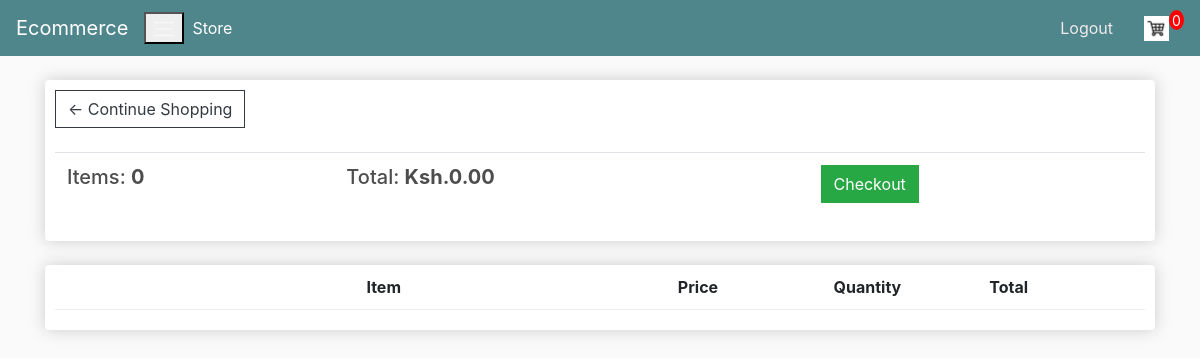
/cart/ (signed in), run on an earlier commit of the app's database.
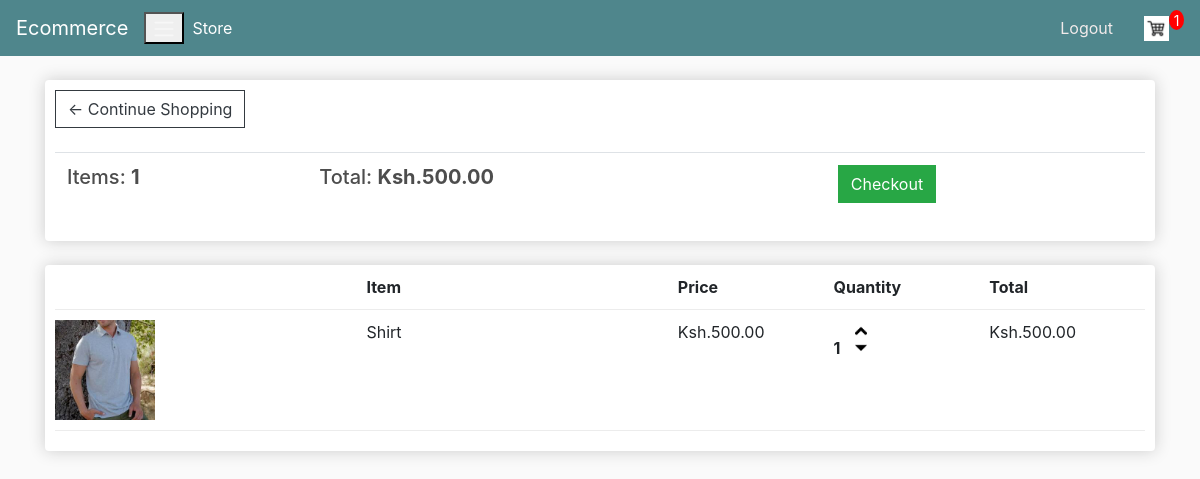
And on a later commit of the database.
### stores/models.py (models this page shows, shortened)
class Order(models.Model):
    customer = models.ForeignKey(Customer, on_delete=models.SET_NULL, null=True, blank=True)
    date_ordered = models.DateTimeField(auto_now_add=True)
    complete = models.BooleanField(default=False, null=True, blank=False)
    transaction_id = models.CharField(max_length=200, null=True)
    @property
    def get_cart_total(self):
        orderitems = self.orderitem_set.all()
        total = sum([item.get_total for item in orderitems])
        return total
    @property
    def get_cart_items(self):
        orderitems = self.orderitem_set.all()
        total = sum([item.quantity for item in orderitems])
        return total

class OrderItem(models.Model):
    product = models.ForeignKey(Product, on_delete=models.SET_NULL, null=True, blank=True)
    order = models.ForeignKey(Order, on_delete=models.SET_NULL, null=True, blank=True)
    quantity = models.IntegerField(default=0, null=True, blank=True)
    date_added = models.DateTimeField(auto_now_add=True)
    @property
    def get_total(self):
        total = self.product.price * self.quantity
        return total

class Product(models.Model):
    name = models.CharField(max_length=200, null=True)
    price = models.DecimalField(default=200, max_digits=10, decimal_places=2)
    digital = models.BooleanField(default=False, null=True,blank=False)
    description = models.TextField(default='More about this product')
    image = models.ImageField(null=True, blank=True)
    @property
    def imageURL(self):
        try:
            url = self.image.url
        except:
            url = ''
        return url

### stores/views.py (the view)
# urls.py: path('cart/', views.cart, name='cart'),
def cart(request):
    data = cartData(request)
    cartItems = data['cartItems']
    order = data['order']
    items = data['items']
    context = {'items': items, 'order': order, 'cartItems': cartItems}
    return render(request, 'stores/cart.html', context)

### stores/utils.py (called while the page is built)
def cartData(request):
    if request.user.is_authenticated:
        customer = request.user.customer
        order, created = Order.objects.get_or_create(customer=customer, complete=False)
        items = order.orderitem_set.all()
        cartItems = order.get_cart_items
    else:
        cookieData = cookieCart(request)
        cartItems = cookieData['cartItems']
        order = cookieData['order']
        items = cookieData['items']
    return {'cartItems':cartItems, 'order':order, 'items':items}

### stores/templates/stores/cart.html
{% extends 'stores/base.html' %}
{% load static %}
{% block content %}
<div class="row">
    <div class="col-lg-12">
        <div class="box-element">
            <a class="btn btn-outline-dark" href="{% url 'stores' %}">&#x2190; Continue Shopping</a>
             <br>
             <br>
             <table class="table">
                <tr>
                    <th><h5>Items: <strong>{{ order.get_cart_items }}</strong></h5></th>
                    <th><h5>Total: <strong>Ksh.{{ order.get_cart_total|floatformat:2  }}</strong></h5></th>
                    <th>
                        <a styles="float: right; margin: 5px;" class="btn btn-success"
                        href="{% url 'checkout' %}">Checkout</a>
                    </th>
                </tr>
             </table>
        </div>
        <br>
        <div class="box-element">
            <div class="cart-row">
                <div style="flex: 2;" ></div>
                <div style="flex: 2;" ><strong>Item</strong></div>
                <div style="flex: 1;" ><strong>Price</strong></div>
                <div style="flex: 1;" ><strong>Quantity</strong></div>
                <div style="flex: 1;" ><strong>Total</strong></div>
            </div>
            {% for item in items %}
            <div class="cart-row">
                <div style="flex: 2;"><img class="row-image" src="{{ item.product.imageURL }}" alt=""></div>
                <div style="flex: 2">{{ item.product.name }}</div>
                <div style="flex: 1">Ksh.{{ item.product.price|floatformat:2 }}</div>
                <div style="flex: 1">
                    <p class="quantity">{{ item.quantity }}</p>
                    <div class="quantity">
                        <img data-product="{{item.product.id}}" data-action="add" class="chg-quantity update-cart" src="{% static 'images/up.png' %}">
                        <img data-product="{{item.product.id}}" data-action="remove" class="chg-quantity update-cart" src="{% static 'images/down.png' %}">
                    </div>
                </div>
                <div style="flex: 1;" >Ksh.{{ item.get_total }}</div>
            </div>
            {% endfor %}
        </div>
    </div>
</div>
{% endblock content %}

What changed in the data, as far as the page shows it:
no longer on this page (row edited): Order: get_cart_items "0", get_cart_total "0.00"
added Order: get_cart_items "1", get_cart_total "500.00"
added OrderItem: product.imageURL (picture), product.name "Shirt", product.price "500.00", quantity "1", get_total "500.00"
Also different on the page:
{{ cartItems }}: "0" → "1"
